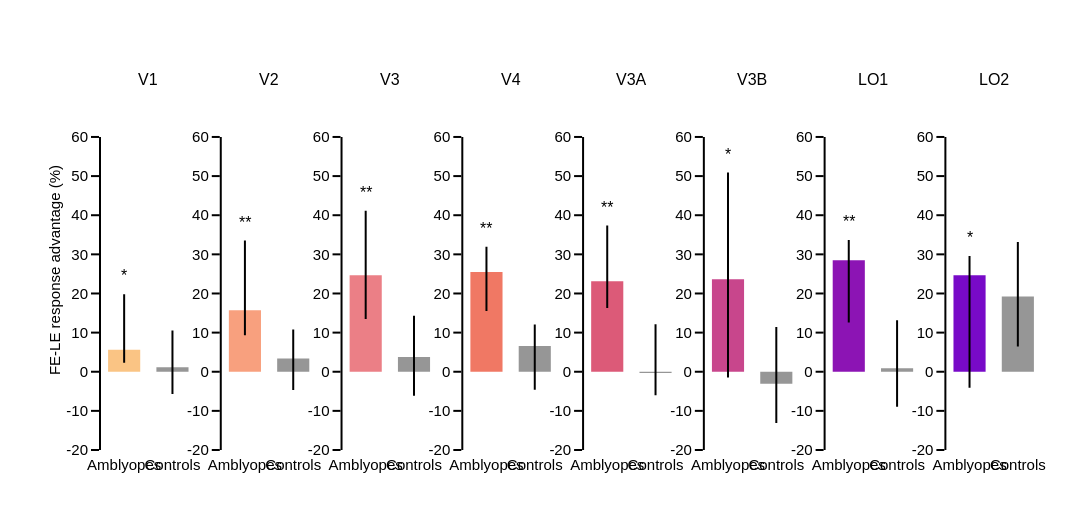

This figure's notebook cell:
### Code cell
bar_figure(df_subjects, ['fe_advantage'], s_adv, 'FE-LE response advantage (%)',
           nice_ticks(df_subjects.groupby(['group', 'roi']).fe_advantage.quantile([0.25, 0.75]), 10), '{:.0f}',
           'od_q3_fe_advantage')

### Figure 1 — Plotly figure (JSON) as saved in the notebook; plotly's stock layout.template omitted (floating-point values rounded to 4 significant figures)
{"data": [{"error_y": {"array": [14.15, 9.403], "arrayminus": [3.334, 6.835], "color": "rgba(0, 0, 0, 1)", "thickness": 2, "type": "data", "visible": true, "width": 0}, "marker": {"color": ["rgb(250, 196, 132)", "rgb(150,150,150)"], "pattern": {"bgcolor": "rgba(0, 0, 0, 0)", "fgcolor": "rgba(0, 0, 0, 1)", "shape": "", "size": 8}}, "offsetgroup": "fe_advantage", "showlegend": false, "type": "bar", "x": ["Amblyopes", "Controls"], "xaxis": "x", "y": [5.635, 1.164], "yaxis": "y"}, {"error_y": {"array": [17.85, 7.405], "arrayminus": [6.38, 8.041], "color": "rgba(0, 0, 0, 1)", "thickness": 2, "type": "data", "visible": true, "width": 0}, "marker": {"color": ["rgb(248, 160, 126)", "rgb(150,150,150)"], "pattern": {"bgcolor": "rgba(0, 0, 0, 0)", "fgcolor": "rgba(0, 0, 0, 1)", "shape": "", "size": 8}}, "offsetgroup": "fe_advantage", "showlegend": false, "type": "bar", "x": ["Amblyopes", "Controls"], "xaxis": "x2", "y": [15.7, 3.371], "yaxis": "y2"}, {"error_y": {"array": [16.47, 10.58], "arrayminus": [11.16, 9.911], "color": "rgba(0, 0, 0, 1)", "thickness": 2, "type": "data", "visible": true, "width": 0}, "marker": {"color": ["rgb(235, 127, 134)", "rgb(150,150,150)"], "pattern": {"bgcolor": "rgba(0, 0, 0, 0)", "fgcolor": "rgba(0, 0, 0, 1)", "shape": "", "size": 8}}, "offsetgroup": "fe_advantage", "showlegend": false, "type": "bar", "x": ["Amblyopes", "Controls"], "xaxis": "x3", "y": [24.67, 3.756], "yaxis": "y3"}, {"error_y": {"array": [6.444, 5.514], "arrayminus": [10.02, 11.2], "color": "rgba(0, 0, 0, 1)", "thickness": 2, "type": "data", "visible": true, "width": 0}, "marker": {"color": ["rgb(240, 120, 100)", "rgb(150,150,150)"], "pattern": {"bgcolor": "rgba(0, 0, 0, 0)", "fgcolor": "rgba(0, 0, 0, 1)", "shape": "", "size": 8}}, "offsetgroup": "fe_advantage", "showlegend": false, "type": "bar", "x": ["Amblyopes", "Controls"], "xaxis": "x4", "y": [25.52, 6.564], "yaxis": "y4"}, {"error_y": {"array": [14.26, 12.47], "arrayminus": [6.811, 5.672], "color": "rgba(0, 0, 0, 1)", "thickness": 2, "type": "data", "visible": true, "width": 0}, "marker": {"color": ["rgb(220, 90, 120)", "rgb(150,150,150)"], "pattern": {"bgcolor": "rgba(0, 0, 0, 0)", "fgcolor": "rgba(0, 0, 0, 1)", "shape": "", "size": 8}}, "offsetgroup": "fe_advantage", "showlegend": false, "type": "bar", "x": ["Amblyopes", "Controls"], "xaxis": "x5", "y": [23.1, -0.3123], "yaxis": "y5"}, {"error_y": {"array": [27.28, 14.48], "arrayminus": [25.13, 10.04], "color": "rgba(0, 0, 0, 1)", "thickness": 2, "type": "data", "visible": true, "width": 0}, "marker": {"color": ["rgb(200, 70, 140)", "rgb(150,150,150)"], "pattern": {"bgcolor": "rgba(0, 0, 0, 0)", "fgcolor": "rgba(0, 0, 0, 1)", "shape": "", "size": 8}}, "offsetgroup": "fe_advantage", "showlegend": false, "type": "bar", "x": ["Amblyopes", "Controls"], "xaxis": "x6", "y": [23.64, -3.07], "yaxis": "y6"}, {"error_y": {"array": [5.124, 12.26], "arrayminus": [15.93, 9.839], "color": "rgba(0, 0, 0, 1)", "thickness": 2, "type": "data", "visible": true, "width": 0}, "marker": {"color": ["rgb(140, 20, 180)", "rgb(150,150,150)"], "pattern": {"bgcolor": "rgba(0, 0, 0, 0)", "fgcolor": "rgba(0, 0, 0, 1)", "shape": "", "size": 8}}, "offsetgroup": "fe_advantage", "showlegend": false, "type": "bar", "x": ["Amblyopes", "Controls"], "xaxis": "x7", "y": [28.52, 0.8916], "yaxis": "y7"}, {"error_y": {"array": [4.921, 13.92], "arrayminus": [28.8, 12.78], "color": "rgba(0, 0, 0, 1)", "thickness": 2, "type": "data", "visible": true, "width": 0}, "marker": {"color": ["rgb(120, 10, 200)", "rgb(150,150,150)"], "pattern": {"bgcolor": "rgba(0, 0, 0, 0)", "fgcolor": "rgba(0, 0, 0, 1)", "shape": "", "size": 8}}, "offsetgroup": "fe_advantage", "showlegend": false, "type": "bar", "x": ["Amblyopes", "Controls"], "xaxis": "x8", "y": [24.68, 19.21], "yaxis": "y8"}], "layout": {"annotations": [{"font": {"size": 16}, "showarrow": false, "text": "V1", "x": 0.05128, "xanchor": "center", "xref": "paper", "y": 1, "yanchor": "bottom", "yref": "paper"}, {"font": {"size": 16}, "showarrow": false, "text": "V2", "x": 0.1795, "xanchor": "center", "xref": "paper", "y": 1, "yanchor": "bottom", "yref": "paper"}, {"font": {"size": 16}, "showarrow": false, "text": "V3", "x": 0.3077, "xanchor": "center", "xref": "paper", "y": 1, "yanchor": "bottom", "yref": "paper"}, {"font": {"size": 16}, "showarrow": false, "text": "V4", "x": 0.4359, "xanchor": "center", "xref": "paper", "y": 1, "yanchor": "bottom", "yref": "paper"}, {"font": {"size": 16}, "showarrow": false, "text": "V3A", "x": 0.5641, "xanchor": "center", "xref": "paper", "y": 1, "yanchor": "bottom", "yref": "paper"}, {"font": {"size": 16}, "showarrow": false, "text": "V3B", "x": 0.6923, "xanchor": "center", "xref": "paper", "y": 1, "yanchor": "bottom", "yref": "paper"}, {"font": {"size": 16}, "showarrow": false, "text": "LO1", "x": 0.8205, "xanchor": "center", "xref": "paper", "y": 1, "yanchor": "bottom", "yref": "paper"}, {"font": {"size": 16}, "showarrow": false, "text": "LO2", "x": 0.9487, "xanchor": "center", "xref": "paper", "y": 1, "yanchor": "bottom", "yref": "paper"}, {"font": {"color": "black", "size": 16}, "showarrow": false, "text": "*", "x": 0, "xref": "x", "y": 21.79, "yanchor": "bottom", "yref": "y"}, {"font": {"color": "black", "size": 16}, "showarrow": false, "text": "", "x": 1, "xref": "x", "y": 12.57, "yanchor": "bottom", "yref": "y"}, {"font": {"color": "black", "size": 16}, "showarrow": false, "text": "**", "x": 0, "xref": "x2", "y": 35.55, "yanchor": "bottom", "yref": "y2"}, {"font": {"color": "black", "size": 16}, "showarrow": false, "text": "", "x": 1, "xref": "x2", "y": 12.78, "yanchor": "bottom", "yref": "y2"}, {"font": {"color": "black", "size": 16}, "showarrow": false, "text": "**", "x": 0, "xref": "x3", "y": 43.14, "yanchor": "bottom", "yref": "y3"}, {"font": {"color": "black", "size": 16}, "showarrow": false, "text": "", "x": 1, "xref": "x3", "y": 16.33, "yanchor": "bottom", "yref": "y3"}, {"font": {"color": "black", "size": 16}, "showarrow": false, "text": "**", "x": 0, "xref": "x4", "y": 33.96, "yanchor": "bottom", "yref": "y4"}, {"font": {"color": "black", "size": 16}, "showarrow": false, "text": "", "x": 1, "xref": "x4", "y": 14.08, "yanchor": "bottom", "yref": "y4"}, {"font": {"color": "black", "size": 16}, "showarrow": false, "text": "**", "x": 0, "xref": "x5", "y": 39.36, "yanchor": "bottom", "yref": "y5"}, {"font": {"color": "black", "size": 16}, "showarrow": false, "text": "", "x": 1, "xref": "x5", "y": 14.16, "yanchor": "bottom", "yref": "y5"}, {"font": {"color": "black", "size": 16}, "showarrow": false, "text": "*", "x": 0, "xref": "x6", "y": 52.92, "yanchor": "bottom", "yref": "y6"}, {"font": {"color": "black", "size": 16}, "showarrow": false, "text": "", "x": 1, "xref": "x6", "y": 13.41, "yanchor": "bottom", "yref": "y6"}, {"font": {"color": "black", "size": 16}, "showarrow": false, "text": "**", "x": 0, "xref": "x7", "y": 35.64, "yanchor": "bottom", "yref": "y7"}, {"font": {"color": "black", "size": 16}, "showarrow": false, "text": "", "x": 1, "xref": "x7", "y": 15.15, "yanchor": "bottom", "yref": "y7"}, {"font": {"color": "black", "size": 16}, "showarrow": false, "text": "*", "x": 0, "xref": "x8", "y": 31.6, "yanchor": "bottom", "yref": "y8"}, {"font": {"color": "black", "size": 16}, "showarrow": false, "text": "", "x": 1, "xref": "x8", "y": 35.13, "yanchor": "bottom", "yref": "y8"}], "bargap": 0.3, "bargroupgap": 0.05, "barmode": "group", "height": 525, "legend": {"bgcolor": "rgba(0, 0, 0, 0)", "font": {"family": "Arial", "size": 15}, "itemwidth": 30, "orientation": "h", "traceorder": "normal", "x": 1, "xanchor": "right", "y": 1.15, "yanchor": "bottom"}, "margin": {"b": 75, "l": 100, "r": 50, "t": 90}, "shapes": [{"line": {"color": "rgba(0, 0, 0, 1)", "width": 2}, "type": "line", "x0": 0, "x1": 0, "xref": "x domain", "y0": -20, "y1": 60, "yref": "y"}, {"line": {"color": "rgba(0, 0, 0, 1)", "width": 2}, "type": "line", "x0": 0, "x1": 0, "xref": "x2 domain", "y0": -20, "y1": 60, "yref": "y2"}, {"line": {"color": "rgba(0, 0, 0, 1)", "width": 2}, "type": "line", "x0": 0, "x1": 0, "xref": "x3 domain", "y0": -20, "y1": 60, "yref": "y3"}, {"line": {"color": "rgba(0, 0, 0, 1)", "width": 2}, "type": "line", "x0": 0, "x1": 0, "xref": "x4 domain", "y0": -20, "y1": 60, "yref": "y4"}, {"line": {"color": "rgba(0, 0, 0, 1)", "width": 2}, "type": "line", "x0": 0, "x1": 0, "xref": "x5 domain", "y0": -20, "y1": 60, "yref": "y5"}, {"line": {"color": "rgba(0, 0, 0, 1)", "width": 2}, "type": "line", "x0": 0, "x1": 0, "xref": "x6 domain", "y0": -20, "y1": 60, "yref": "y6"}, {"line": {"color": "rgba(0, 0, 0, 1)", "width": 2}, "type": "line", "x0": 0, "x1": 0, "xref": "x7 domain", "y0": -20, "y1": 60, "yref": "y7"}, {"line": {"color": "rgba(0, 0, 0, 1)", "width": 2}, "type": "line", "x0": 0, "x1": 0, "xref": "x8 domain", "y0": -20, "y1": 60, "yref": "y8"}], "width": 2100, "xaxis": {"anchor": "y", "autorange": true, "domain": [0, 0.1026], "linecolor": "rgba(255,255,255,0)", "range": [-0.5, 1.5], "showline": true, "tickangle": 0, "ticklen": 0, "type": "category"}, "xaxis2": {"anchor": "y2", "autorange": true, "domain": [0.1282, 0.2308], "linecolor": "rgba(255,255,255,0)", "range": [-0.5, 1.5], "showline": true, "tickangle": 0, "ticklen": 0, "type": "category"}, "xaxis3": {"anchor": "y3", "autorange": true, "domain": [0.2564, 0.359], "linecolor": "rgba(255,255,255,0)", "range": [-0.5, 1.5], "showline": true, "tickangle": 0, "ticklen": 0, "type": "category"}, "xaxis4": {"anchor": "y4", "autorange": true, "domain": [0.3846, 0.4872], "linecolor": "rgba(255,255,255,0)", "range": [-0.5, 1.5], "showline": true, "tickangle": 0, "ticklen": 0, "type": "category"}, "xaxis5": {"anchor": "y5", "autorange": true, "domain": [0.5128, 0.6154], "linecolor": "rgba(255,255,255,0)", "range": [-0.5, 1.5], "showline": true, "tickangle": 0, "ticklen": 0, "type": "category"}, "xaxis6": {"anchor": "y6", "autorange": true, "domain": [0.641, 0.7436], "linecolor": "rgba(255,255,255,0)", "range": [-0.5, 1.5], "showline": true, "tickangle": 0, "ticklen": 0, "type": "category"}, "xaxis7": {"anchor": "y7", "autorange": true, "domain": [0.7692, 0.8718], "linecolor": "rgba(255,255,255,0)", "range": [-0.5, 1.5], "showline": true, "tickangle": 0, "ticklen": 0, "type": "category"}, "xaxis8": {"anchor": "y8", "autorange": true, "domain": [0.8974, 1.0], "linecolor": "rgba(255,255,255,0)", "range": [-0.5, 1.5], "showline": true, "tickangle": 0, "ticklen": 0, "type": "category"}, "yaxis": {"anchor": "x", "domain": [0, 1], "range": [-20, 72], "showline": false, "showticklabels": true, "ticktext": ["-20", "-10", "0", "10", "20", "30", "40", "50", "60"], "tickvals": [-20, -10, 0, 10, 20, 30, 40, 50, 60], "title": {"text": "FE-LE response advantage (%)"}, "type": "linear"}, "yaxis2": {"anchor": "x2", "domain": [0, 1], "range": [-20, 72], "showline": false, "showticklabels": true, "ticktext": ["-20", "-10", "0", "10", "20", "30", "40", "50", "60"], "tickvals": [-20, -10, 0, 10, 20, 30, 40, 50, 60], "type": "linear"}, "yaxis3": {"anchor": "x3", "domain": [0, 1], "range": [-20, 72], "showline": false, "showticklabels": true, "ticktext": ["-20", "-10", "0", "10", "20", "30", "40", "50", "60"], "tickvals": [-20, -10, 0, 10, 20, 30, 40, 50, 60], "type": "linear"}, "yaxis4": {"anchor": "x4", "domain": [0, 1], "range": [-20, 72], "showline": false, "showticklabels": true, "ticktext": ["-20", "-10", "0", "10", "20", "30", "40", "50", "60"], "tickvals": [-20, -10, 0, 10, 20, 30, 40, 50, 60], "type": "linear"}, "yaxis5": {"anchor": "x5", "domain": [0, 1], "range": [-20, 72], "showline": false, "showticklabels": true, "ticktext": ["-20", "-10", "0", "10", "20", "30", "40", "50", "60"], "tickvals": [-20, -10, 0, 10, 20, 30, 40, 50, 60], "type": "linear"}, "yaxis6": {"anchor": "x6", "domain": [0, 1], "range": [-20, 72], "showline": false, "showticklabels": true, "ticktext": ["-20", "-10", "0", "10", "20", "30", "40", "50", "60"], "tickvals": [-20, -10, 0, 10, 20, 30, 40, 50, 60], "type": "linear"}, "yaxis7": {"anchor": "x7", "domain": [0, 1], "range": [-20, 72], "showline": false, "showticklabels": true, "ticktext": ["-20", "-10", "0", "10", "20", "30", "40", "50", "60"], "tickvals": [-20, -10, 0, 10, 20, 30, 40, 50, 60], "type": "linear"}, "yaxis8": {"anchor": "x8", "domain": [0, 1], "range": [-20, 72], "showline": false, "showticklabels": true, "ticktext": ["-20", "-10", "0", "10", "20", "30", "40", "50", "60"], "tickvals": [-20, -10, 0, 10, 20, 30, 40, 50, 60], "type": "linear"}}}
